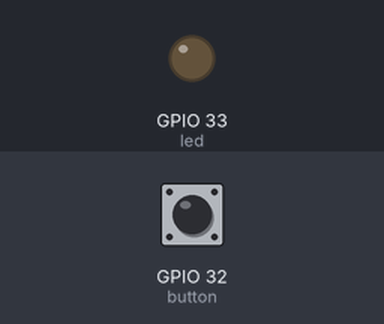
A sketch run on a simulated ESP32. Parts: output pins drawn as LEDs (lit = HIGH). The inputs (shaded band) are chosen by the test bench; at power-on: GPIO 32 (button) LOW.

Above: at 1.2 s.
1.3 s: GPIO 32 (button) pulled HIGH for 0.15 s
At 1.37 s:
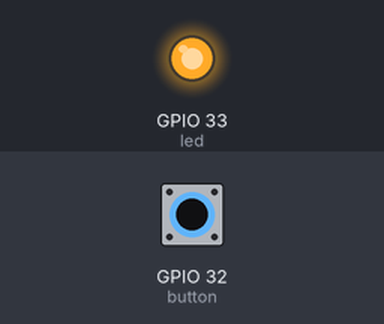
2.9 s: GPIO 32 (button) pulled HIGH for 3.2 s
At 6.8 s:
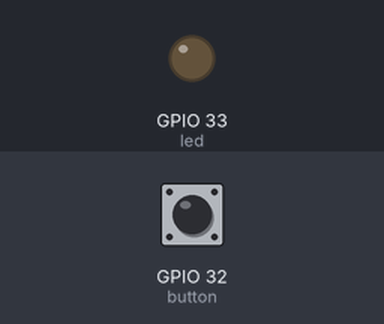
Timing chart, 0 to 8.3 s (numbered marks = the images above; inputs shaded):
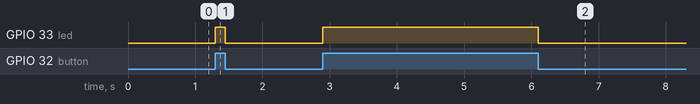

Measured:
- after the input at 1.3 s, GPIO 33 (led): LOW → HIGH at once, → LOW 0.15 s later
- after the input at 2.9 s, GPIO 33 (led): LOW → HIGH at once, → LOW 3.2 s later

The sketch:

sketch_mar6a.ino
```cpp
int led = 33;
int button= 32;
void setup() {
  // put your setup code here, to run once:
pinMode(button,INPUT);
pinMode(led,OUTPUT);

}

void loop() {
  // put your mainode here, to run repeatedly:
if (digitalRead(button) > 0)
{
  digitalWrite(led,HIGH);


}
else{
  digitalWrite(led,LOW);
}
}
```
